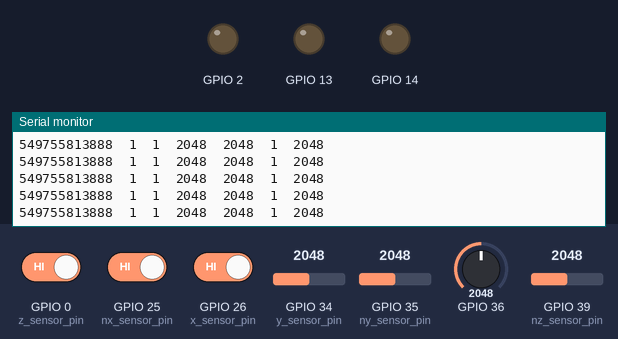
Bench run of a sketch on a simulated ESP32. Parts: output pins drawn as LEDs (lit = HIGH), the last lines printed to the serial monitor. The inputs (shaded band) are chosen by the test bench; at power-on: GPIO 34 (y_sensor_pin) = 2048, GPIO 0 (z_sensor_pin) HIGH, GPIO 25 (nx_sensor_pin) HIGH, GPIO 26 (x_sensor_pin) HIGH, GPIO 35 (ny_sensor_pin) = 2048, GPIO 36 = 2048, GPIO 39 (nz_sensor_pin) = 2048. Nothing arrives over Bluetooth unless stated; a phone connects over Bluetooth LE 3 s after start.

Above: at 1.2 s.
1.3 s: GPIO 34 (y_sensor_pin) set to 1048
At 1.9 s:
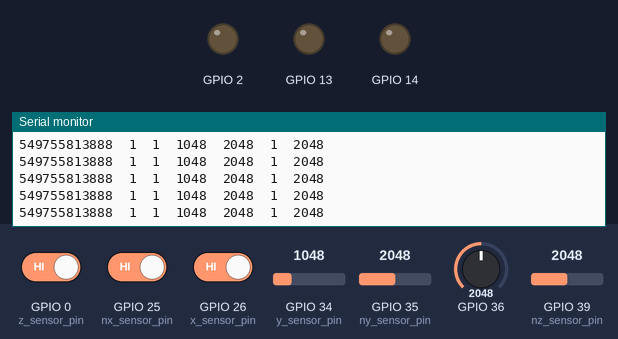
2.8 s: GPIO 34 (y_sensor_pin) set to 941
At 3.5 s:
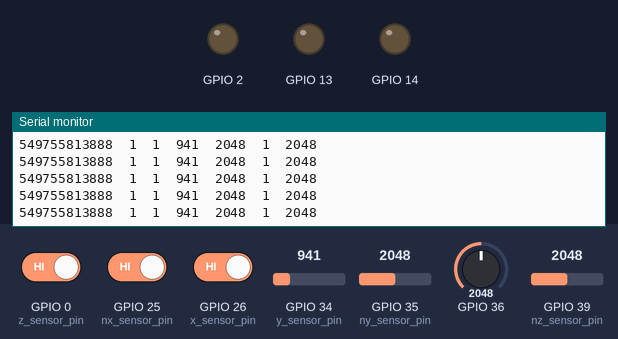
Timing chart, 0 to 5.8 s (numbered marks = the images above; inputs shaded):
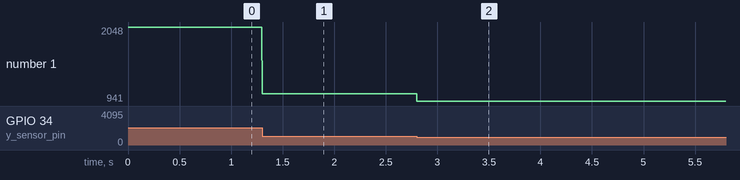

Measured:
- after the input at 1.3 s, the serial monitor: prints a new line at once (image 1)
- after the input at 2.8 s, the serial monitor: prints a new line at once (image 2)
- plotted number 1: 2048 → 1048 after the input at 1.3 s, 1048 → 941 after the input at 2.8 s

The sketch:

TiltSensorCode.ino
```cpp
#include <ESP32Time.h>

// Uisng pins 0,14,& 13 for the touch sensors
// Using pin 15 for the microphone
// Unknown for LED's on visual indicators

#include <BLEDevice.h>
#include <BLEServer.h>
#include <BLEUtils.h>
#include <BLE2902.h>

//---------------------------------------------------------------------------------------------------------------------------------

// variables

#define SERVICE_UUID        "0d687f7e-9056-4a76-a8a7-dff88255d369"
#define CHARACTERISTIC_UUID "49c1198e-914a-4dcb-84e0-4a203e921a7c"
#define x_sensor_pin 26   //D2
#define nx_sensor_pin 25 //D3
#define y_sensor_pin 34  //A3
#define ny_sensor_pin 35 //A2
#define z_sensor_pin 0   //D5
#define nz_sensor_pin 39  //A1

BLEServer* pServer = NULL;
BLECharacteristic* pCharacteristic = NULL;

ESP32Time rtc;

uint32_t timePlayed = 0;
unsigned long long BUTTON_PIN_BITMASK = 0x2000; //2^0 + 2^13 + 2^14 in Hex
int sensor = 0;
int x_tilt = 0;
int y_tilt = 0;
int z_tilt = 0;
int nx_tilt = 0;
int ny_tilt = 0;
int nz_tilt = 0;
int x_lastState = 0;
int y_lastState = 0;
int z_lastState = 0;
int nx_lastState = 0;
int ny_lastState = 0;
int nz_lastState = 0;
int BatteryLvl = 0;
int voltage = 0;
float SampledVoltage = 0;
float lastVoltage = 0;
unsigned long SumVoltage = 0;
int voltageSample = 0;

RTC_DATA_ATTR bool first_use = true;
bool deviceConnected = false;
bool oldDeviceConnected = false;
bool AllSensorsChecked = 0;
bool SensorChanged = 0;
bool redLightOn = 0;
bool yellowLightOn = 0;
bool greenLightOn = 0;
bool LowBat = 0;
bool isCharging = 0;


String Truetime = "";

//---------------------------------------------------------------------------------------------------------------------------------
// Functions

void voltageRead()
{
  voltage = analogRead(36);
  SumVoltage = SumVoltage + voltage;
  voltageSample++;
  if (voltageSample == 24){
    lastVoltage = SampledVoltage;
    SampledVoltage = SumVoltage/28205.1;
    SumVoltage = 0;
    voltageSample = 0;
  }
}


  // call back for device conectivity check
class MyServerCallbacks: public BLEServerCallbacks {
    void onConnect(BLEServer* pServer) {
      if  (first_use) {
        first_use = false;
      }
      deviceConnected = true;
      rtc.setTime(0, 0, 4, 5, 1, 2022);
    }

    void onDisconnect(BLEServer* pServer) {
      deviceConnected = false;
    }
};

  // time interupt

volatile int Interupt_Counter = 0;
hw_timer_t* DeepSleepTimer = NULL;
portMUX_TYPE DeepSleepTimerMux = portMUX_INITIALIZER_UNLOCKED;

void IRAM_ATTR onDeepSleepTimer() {
  portENTER_CRITICAL_ISR(&DeepSleepTimerMux);
  Interupt_Counter++;

  if (Interupt_Counter == 20) {
      esp_deep_sleep_start();
  }
    portEXIT_CRITICAL_ISR(&DeepSleepTimerMux);
}

void SensorCheck() {
  AllSensorsChecked = 0;
  SensorChanged = 0;
  do {
    if (x_tilt != x_lastState){
      x_lastState = x_tilt;
      SensorChanged = 1;
    }else if(y_tilt > SampledVoltage*.75 && y_lastState < SampledVoltage*.35 || y_tilt < SampledVoltage*.35 && y_lastState > SampledVoltage*.75){
      y_lastState = y_tilt;
      SensorChanged = 1;
    }else if(z_tilt != z_lastState){
      z_lastState = z_tilt;
      SensorChanged = 1;
    }else if(nx_tilt != nx_lastState){
      nx_lastState = nx_tilt;
      SensorChanged = 1;
    }else if(ny_tilt > SampledVoltage*.75 && ny_lastState < SampledVoltage*.35 || ny_tilt < SampledVoltage*.35 && ny_lastState > SampledVoltage*.75){
      ny_lastState = ny_tilt;
      SensorChanged = 1;
    }else if(nz_tilt > SampledVoltage*.75 && nz_lastState < SampledVoltage*.35 || nz_tilt < SampledVoltage*.35 && nz_lastState > SampledVoltage*.75){
      nz_lastState = nz_tilt;
      SensorChanged = 1;
    }else {
      AllSensorsChecked = 1;
    }
  }while (AllSensorsChecked == 0);

  if(SensorChanged){
    WakeupChange();
  }
}

void WakeupChange() { // initlize all wakeup sensors
  BUTTON_PIN_BITMASK = 0x0;
  if (x_tilt == 0) {
    BUTTON_PIN_BITMASK += pow(2,x_sensor_pin);
  }
  if (y_tilt <= SampledVoltage*.35) {
    BUTTON_PIN_BITMASK += pow(2,y_sensor_pin);
  }
  if (z_tilt == 0) {
    BUTTON_PIN_BITMASK += pow(2,z_sensor_pin);
  }
  if (nx_tilt == 0) {
    BUTTON_PIN_BITMASK += pow(2,nx_sensor_pin);
  }
  if (ny_tilt <= SampledVoltage*.35) {
    BUTTON_PIN_BITMASK += pow(2,ny_sensor_pin);
  }
  if (nz_tilt <= SampledVoltage*.35) {
    BUTTON_PIN_BITMASK += pow(2,nz_sensor_pin);
  }
  if (BUTTON_PIN_BITMASK == 0x0){
    BUTTON_PIN_BITMASK += pow(2,nz_sensor_pin);
  }
  esp_sleep_enable_ext1_wakeup(BUTTON_PIN_BITMASK,ESP_EXT1_WAKEUP_ANY_HIGH);
}
//---------------------------------------------------------------------------------------------------------------------------------

void setup() {
  Serial.begin(115200);

  // timer setup
  DeepSleepTimer = timerBegin(0,80,true);
  timerAttachInterrupt(DeepSleepTimer, &onDeepSleepTimer, true);
  timerAlarmWrite(DeepSleepTimer,1000000,true);
  timerAlarmEnable(DeepSleepTimer);

  // Create the BLE Device
  BLEDevice::init("Strings attached");

  // Create the BLE Server
  pServer = BLEDevice::createServer();
  pServer->setCallbacks(new MyServerCallbacks());

  // Create the BLE Service
  BLEService *pService = pServer->createService(SERVICE_UUID);

  // Create a BLE Characteristic
  pCharacteristic = pService->createCharacteristic(
                      CHARACTERISTIC_UUID,
                      BLECharacteristic::PROPERTY_READ   |
                      BLECharacteristic::PROPERTY_WRITE  |
                      BLECharacteristic::PROPERTY_NOTIFY
                    );

  // Create a BLE Descriptor
  pCharacteristic->addDescriptor(new BLE2902());

  // Start the service
  pService->start();

  // Start advertising
  BLEAdvertising *pAdvertising = BLEDevice::getAdvertising();
  pAdvertising->addServiceUUID(SERVICE_UUID);
  pAdvertising->setScanResponse(false);
  pAdvertising->setMinPreferred(0x0);  // set value to 0x00 to not advertise this parameter
  BLEDevice::startAdvertising();

  //initialize sensors

    pinMode(25,INPUT);
    pinMode(26,INPUT);
    pinMode(0,INPUT);
    pinMode(35,INPUT);
    pinMode(34,INPUT);
    pinMode(39,INPUT);
    pinMode(36,INPUT);
    pinMode(2, OUTPUT);
    pinMode(13, OUTPUT);
    pinMode(14, OUTPUT);

    x_tilt = digitalRead(x_sensor_pin); // 0x00200000
    y_tilt = analogRead(y_sensor_pin); // 0x00400000
    z_tilt = digitalRead(z_sensor_pin); // 0x0001
    nx_tilt = digitalRead(nx_sensor_pin); // 0x4000
    ny_tilt = analogRead(ny_sensor_pin); // 0x2000
    nz_tilt = analogRead(nz_sensor_pin); // 0x0004


    x_lastState = x_tilt;
    y_lastState = y_tilt;
    nx_lastState = nx_tilt;
    z_lastState = z_tilt;
    ny_lastState = ny_tilt;
    nz_lastState = nz_tilt;

    WakeupChange();
}

//---------------------------------------------------------------------------------------------------------------------------------

void loop() {


    //Truetime = rtc.getTime();


    x_tilt = digitalRead(x_sensor_pin); // 0x00200000
    y_tilt = analogRead(y_sensor_pin); // 0x00400000
    z_tilt = digitalRead(z_sensor_pin); // 0x0001
    nx_tilt = digitalRead(nx_sensor_pin); // 0x4000
    ny_tilt = analogRead(ny_sensor_pin); // 0x2000
    nz_tilt = analogRead(nz_sensor_pin); // 0x0004
    SensorCheck();
    voltageRead();

    Serial.print(BUTTON_PIN_BITMASK);
    Serial.print("\t");
    Serial.print(x_tilt);
    Serial.print("\t");
    Serial.print(nx_tilt);
    Serial.print("\t");
    Serial.print(y_tilt);
    Serial.print("\t");
    Serial.print(ny_tilt);
    Serial.print("\t");
    Serial.print(z_tilt);
    Serial.print("\t");
    Serial.println(nz_tilt);
//


    /*
    if (deviceConnected) {
      if (oldDeviceConnected) {
        timerAlarmEnable(timer);
        if (!sensor) {
          timerAlarmDisable(timer);
          Interupt_Counter = 0;
          Serial.println("deep sleep reset");
          timerAlarmEnable(timer);
        }

        pCharacteristic->setValue((uint8_t*)&timePlayed, 4);
        timePlayed++;
        delay(1000);

        if (timePlayed % 30 == 1) {
          pCharacteristic->notify();
        }

        SensorCheck();

      } else { // connecting
        // do stuff here on connecting
        oldDeviceConnected = deviceConnected;
        pCharacteristic->notify();
      }
    }
    if (!deviceConnected) {
      // disconnecting
      if (oldDeviceConnected) {
        delay(500); // give the bluetooth stack the chance to get things ready
        pServer->startAdvertising(); // restart advertising
        Serial.println("start advertising");
        oldDeviceConnected = deviceConnected;
      } else {

      }
    } */

}
```
